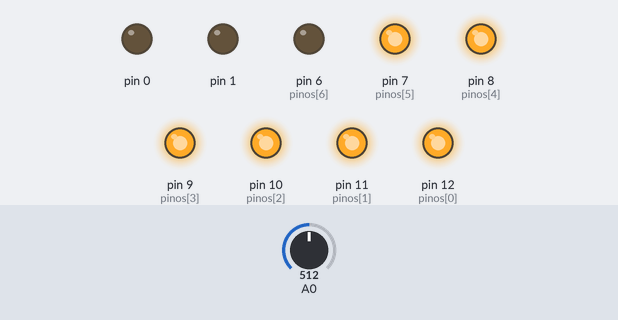
A sketch run on a simulated Arduino Uno, built with avr-gcc and run on an emulated ATmega328P. On the bench: output pins drawn as LEDs (lit = HIGH). The inputs (shaded band) are chosen by the test bench; at power-on: A0 = 512.

Above: at 5.3 s.
5.4 s: A0 set to 544
12.7 s: A0 set to 571
At 17.4 s:
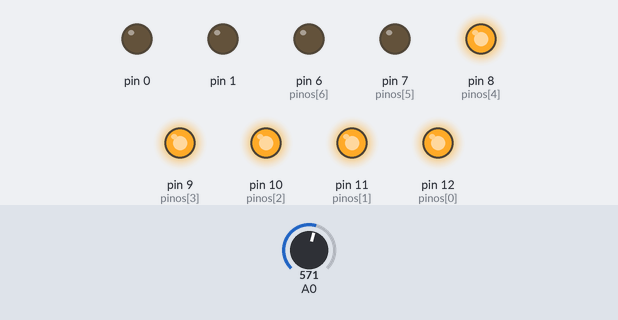
18.1 s: A0 set to 306
At 26.3 s:
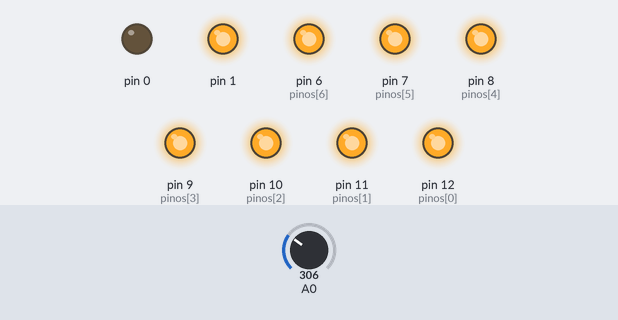
27.5 s: A0 set to 358
36.2 s: A0 set to 375
At 44.8 s:
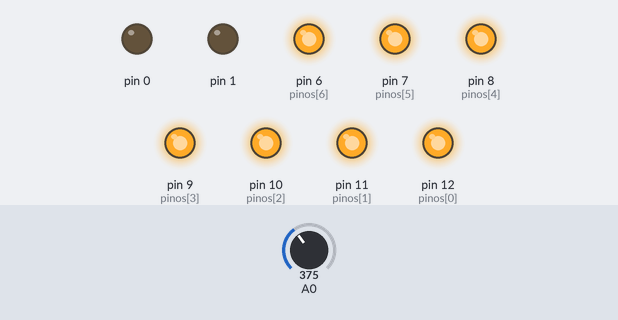
45.5 s: A0 set to 446
53.7 s: A0 set to 465
At 58.4 s:
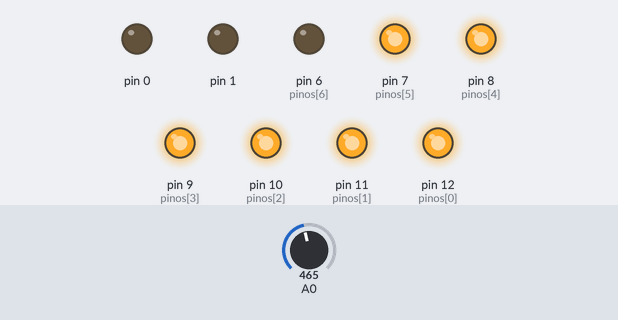
Timing chart, 0 to 59.9 s (numbered marks = the images above; inputs shaded):
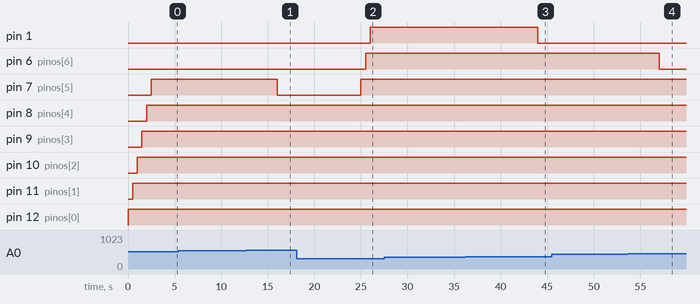

Measured:
- the behaviour switches between 552 and 553 on A0 (found by bisection; images 0 and 1)
- the behaviour switches between 365 and 366 on A0 (found by bisection; images 2 and 3)
- the behaviour switches between 458 and 459 on A0 (found by bisection; images 3 and 4)
- after the input at 5.4 s, every drawn part: stays the same
- after the input at 12.7 s, pin 7 (pinos[5]): HIGH → LOW after 3.3 s
- after the input at 18.1 s, pin 1: LOW → HIGH after 7.9 s; pin 6 (pinos[6]): LOW → HIGH after 7.4 s; pin 7 (pinos[5]): LOW → HIGH after 6.9 s
- after the input at 27.5 s, every drawn part: stays the same
- after the input at 36.2 s, pin 1: HIGH → LOW after 7.8 s
- after the input at 45.5 s, every drawn part: stays the same
- after the input at 53.7 s, pin 6 (pinos[6]): HIGH → LOW after 3.3 s

The sketch:

aula_08_Portas_Analogicas.ino
```cpp
int pinos[7] = {12,11,10,9,8,7,6};
int pinLED;

float minimo = 85;
float maximo = 1020;
float valorLDR;
float luminosidade;

void setup() {
  // put your setup code here, to run once:

  for(pinLED = 0;pinLED <= 8;pinLED++)
  {
    pinMode(pinos[pinLED], OUTPUT);
  }

  pinMode(A0, INPUT);
}

void loop() {
  // put your main code here, to run repeatedly:
  valorLDR = analogRead(A0);

  luminosidade = ((valorLDR - minimo) / (maximo - minimo))*10;
  luminosidade = (luminosidade - 10) * -1;

  for(pinLED = 0;pinLED <= 8;pinLED++)
  {
    if(pinLED<luminosidade)
    {
      digitalWrite(pinos[pinLED],HIGH);
    }
    else
    {
      digitalWrite(pinos[pinLED],LOW);
    }

    delay(500);
  }

}

//LDR - Light Dependent Resistor(Resistor dependente de Luz)
```
